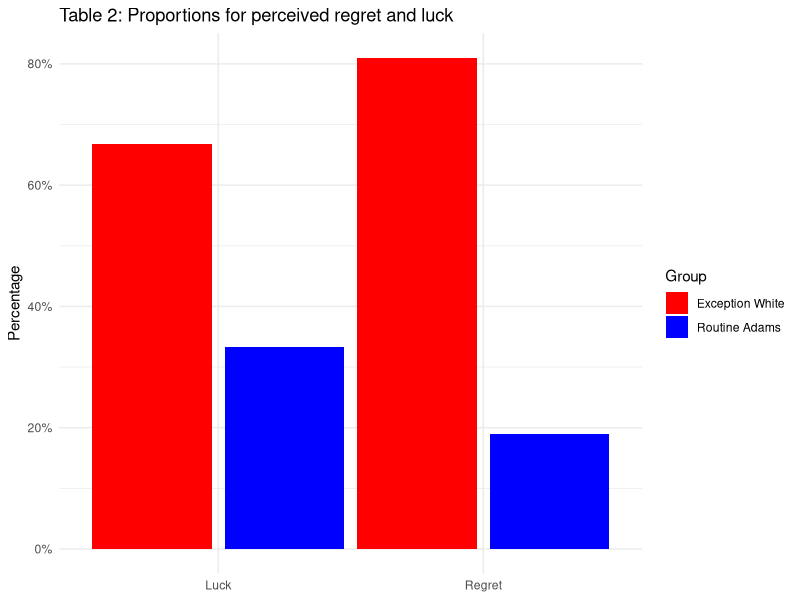

The R source for this figure:
#### Preamble ####
# Purpose: Figure 2 replication
# Author: Qisheng Liang
# Date: 10 February 2024
# Contact: frankie.liang@mail.utoronto.ca

## Data Sources:

# Kutscher, L., & Feldman, G. (2019). The impact of past behaviour normality on regret: 
# replication and extension of three experiments of the exceptionality effect. Cognition and Emotion, 33(5), 901–914.  
#https://doi.org/10.1080/02699931.2018.1504747
# Data can be found on page 7,





#### Workspace setup ####
# Load libraries
library(tidyverse)
library(here)

# Read the data
data <-  read_csv(
  file = here("inputs/data/T0002-10.1080_02699931.2018.1504747.csv"))
                 
data_clean <- data %>%
 slice(-1) %>% # Remove the first row which contains the headers 'Counts' and '%'
 rename(Group = `...1`, Regret_Counts = Regret, Regret_Percent = `...3`,
        Luck_Counts = Luck, Luck_Percent = `...5`)

long_data <- data_clean %>% 
 pivot_longer(
   cols = starts_with("Regret_") | starts_with("Luck_"),
   names_to = c("Type", ".value"),
   names_sep = "_"
 )

long_data <- long_data %>%
 mutate(Percent = as.numeric(as.character(Percent)) / 100)

ggplot(long_data, aes(x = Type, y = Percent, fill = Group)) + 
 geom_bar(stat = "identity", position = position_dodge(width = 1)) +
 scale_y_continuous(labels = scales::percent_format()) +
 scale_fill_manual(values = c("Routine Adams" = "blue", "Exception White" = "red")) +
 labs(x = NULL, y = "Percentage", fill = "Group", title = "Table 2: Proportions for perceived regret and luck") +
 theme_minimal()





